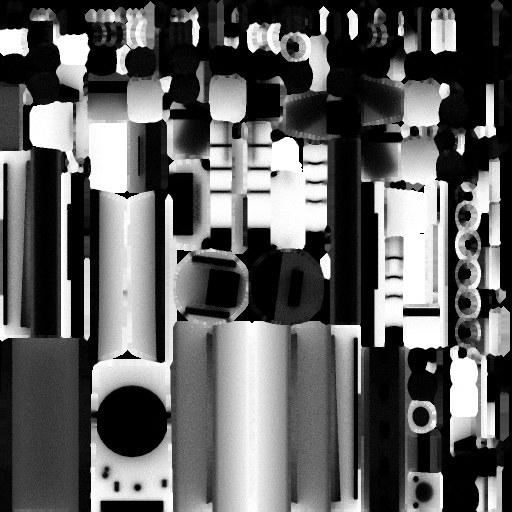
#> input picture website/assets/3d/ao/artillery.jpg, 512 x 512 px
$ python -i fetch_textures.py   (imports and definitions only)
#> lines starting #> are read from the running program, lines starting #| are printed output that depends on the picture
#> further down, picture is the input picture: PIL image 512x512 L; min 0, max 255, mean 95.9
#!/usr/bin/env python3
"""Downloads the CC0 PBR textures the generated models use and writes the credits.

    python3 tools/fetch_textures.py [--force] [ids...]

Sources (everything is CC0 1.0 / public domain, checked 2026-11-16):
  * Poly Haven  https://polyhaven.com/license   (API https://api.polyhaven.com)
  * ambientCG   https://ambientcg.com/license   (API https://ambientcg.com/api/v2)

Per texture set `crates/game/assets/textures/<id>/` gets `albedo.jpg`, `normal.jpg` (OpenGL
convention, +Y up) and `arm.jpg` (R = ambient occlusion, G = roughness, B = metalness — the glTF
layout Bevy reads) plus `meta.json` (name, authors, source, licence, physical size in metres).
`tools/blender/build_models.py` reads `meta.json` for the texel scale, the game reads the images.
`crates/game/assets/textures/CREDITS.md` is rewritten from `meta.json`, so credits never drift.

The preview HDRI (Blender only, not shipped with the game) goes to the git-ignored `assets_src/`.
Needs Pillow (`python3 -m pip install pillow`).
"""
import argparse
import io
import json
import os
import sys
import urllib.request
import zipfile

try:
    from PIL import Image, ImageStat
except ImportError:  # pragma: no cover
    sys.exit("fetch_textures.py needs Pillow: python3 -m pip install pillow")

ROOT = os.path.dirname(os.path.dirname(os.path.abspath(__file__)))
OUT = os.path.join(ROOT, "crates", "game", "assets", "textures")
SRC = os.path.join(ROOT, "assets_src")
UA = {"User-Agent": "cosmic-conflict-asset-fetch/1.0 (open source school game)"}
SIZE = 1024

# id -> (source, used for, processing, physical size in metres if the API has none)
# processing: "gray" = neutral grey albedo with a fixed mean brightness, so a material tint gives
# the final colour (hull paint, team colour); None = as downloaded.
TEXTURES = {
    "blue_metal_plate": ("polyhaven", "Hull: scratched painted hull plates (desaturated, tinted per slot)", "gray", None),
    "green_metal_rust": ("polyhaven", "Team: worn team-colour paint (desaturated, tinted with the player colour)", "gray", None),
    "concrete_floor_worn_001": ("polyhaven", "Concrete: foundations and landing pads", None, None),
    "concrete_wall_004": ("polyhaven", "Facade: painted precast concrete walls of buildings", None, None),
    "corrugated_iron_02": ("polyhaven", "Sheet: corrugated cladding (factory, shipyard)", "gray", None),
    "tiger_rock": ("polyhaven", "OreRock: iron-rich rock of metal deposits", None, None),
    "dark_rock": ("polyhaven", "Rock: crystal and gas deposits", None, None),
    "MetalPlates006": ("ambientcg", "Plates: dark metal panelling", None, 1.5),
    "Metal009": ("ambientcg", "Metal: brushed steel (barrels, nozzles, struts)", None, 1.0),
    "Metal032": ("ambientcg", "Dark: dark gunmetal machinery", None, 1.5),
    "Metal062C": ("ambientcg", "Ore: raw metal veins and nuggets", None, 1.0),
    "Rubber004": ("ambientcg", "Rubber: hover skirts, seals, tyres", None, 1.0),
    "PaintedMetal016": ("ambientcg", "Hazard: yellow/black warning stripes", None, 1.5),
    "DiamondPlate008C": ("ambientcg", "Deck: walkways and platforms", None, 1.0),
}

# Poly Haven HDRIs for the Blender preview renders (not used by the game).
HDRIS = {
    "photo_studio_01": "Blender preview renders only (tools/blender/build_models.py --preview)",
}


# [4 lines left out: function get, not called in this run]


def get_json(url):
    return json.loads(get(url))


# [7 lines left out: function load_img, not called in this run]


def neutral_gray(img, mean=200):
    """Grey albedo whose mean brightness is `mean` (sRGB): the material tint sets the colour."""
#> called with mean = 200
    g = img.convert("L")
    m = ImageStat.Stat(g).mean[0]
#> m = 95.93
    k = mean / max(m, 1.0)
#> k = 2.08
    g = g.point(lambda v: max(0, min(255, int(v * k + 0.5))))
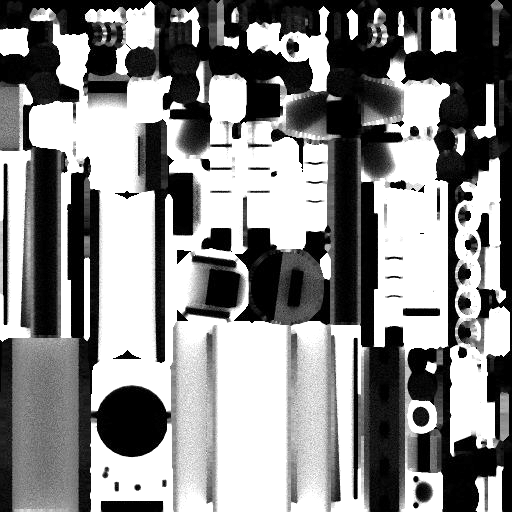
#> g: PIL image 512x512 L; min 0, max 255, mean 134.6
    return g.convert("RGB")


def save(img, path):
    img.save(path, "JPEG", quality=90, optimize=True)
    print(f"  {os.path.relpath(path, ROOT)}  {os.path.getsize(path) // 1024} KB")


# [141 lines left out: functions polyhaven, ambientcg, fetch_hdri, write_credits, main, not called in this run]


# [2 lines not run here, left out]

>>> from PIL import Image
>>> picture = Image.open('../website/assets/3d/ao/artillery.jpg')
>>> result = neutral_gray(picture)

$ run again, on website/assets/3d/ao/bomber.jpg
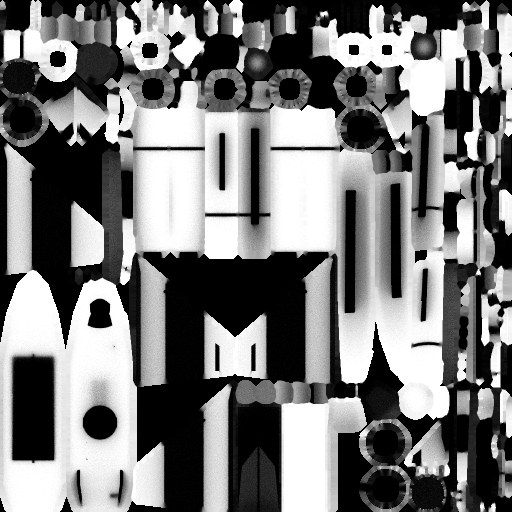
#> input picture website/assets/3d/ao/bomber.jpg, 512 x 512 px
#> picture is the input picture: PIL image 512x512 L; min 0, max 255, mean 122.4
#> m = 122.4
#> k = 1.63
#> in neutral_gray, `g = g.point(lambda v: max(0, min(255, int(v * k + 0.5))))`:
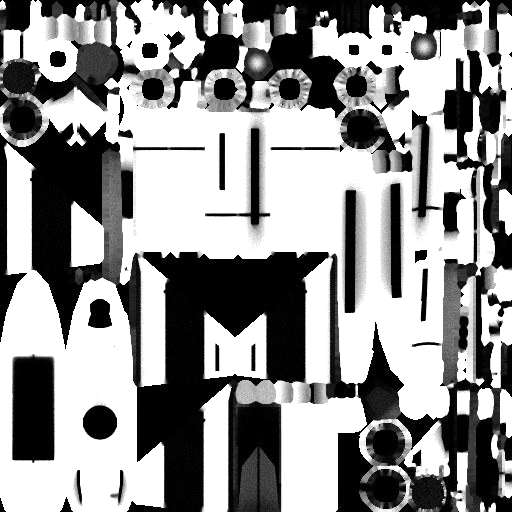
#> g: PIL image 512x512 L; min 0, max 255, mean 145.6

$ run again, on website/assets/3d/ao/bunker.jpg
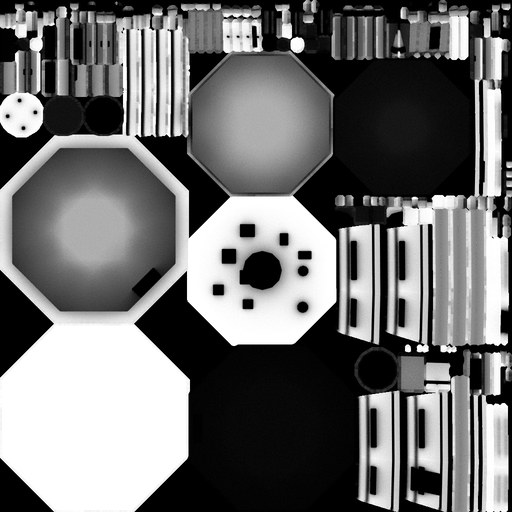
#> input picture website/assets/3d/ao/bunker.jpg, 512 x 512 px
#> picture is the input picture: PIL image 512x512 L; min 0, max 255, mean 112.5
#> m = 112.5
#> k = 1.78
#> in neutral_gray, `g = g.point(lambda v: max(0, min(255, int(v * k + 0.5))))`:
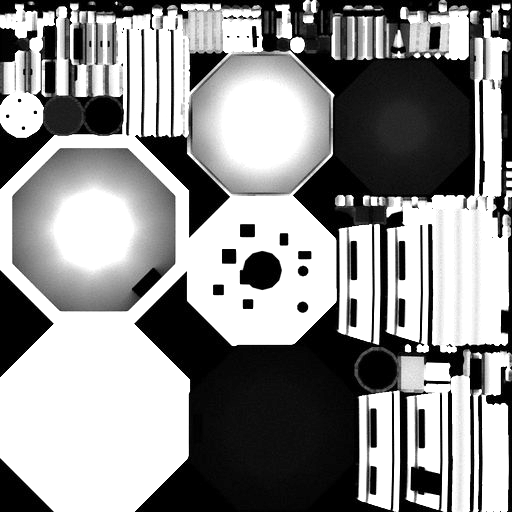
#> g: PIL image 512x512 L; min 0, max 255, mean 144.1

$ run again, on website/assets/3d/ao/colony_ship.jpg
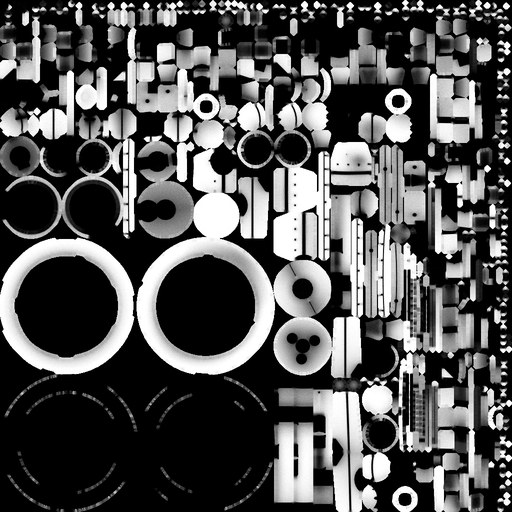
#> input picture website/assets/3d/ao/colony_ship.jpg, 512 x 512 px
#> picture is the input picture: PIL image 512x512 L; min 0, max 255, mean 84.7
#> m = 84.67
#> k = 2.36
#> in neutral_gray, `g = g.point(lambda v: max(0, min(255, int(v * k + 0.5))))`:
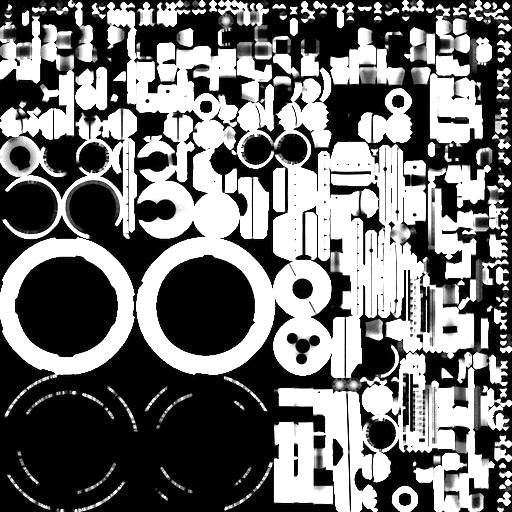
#> g: PIL image 512x512 L; min 0, max 255, mean 114
